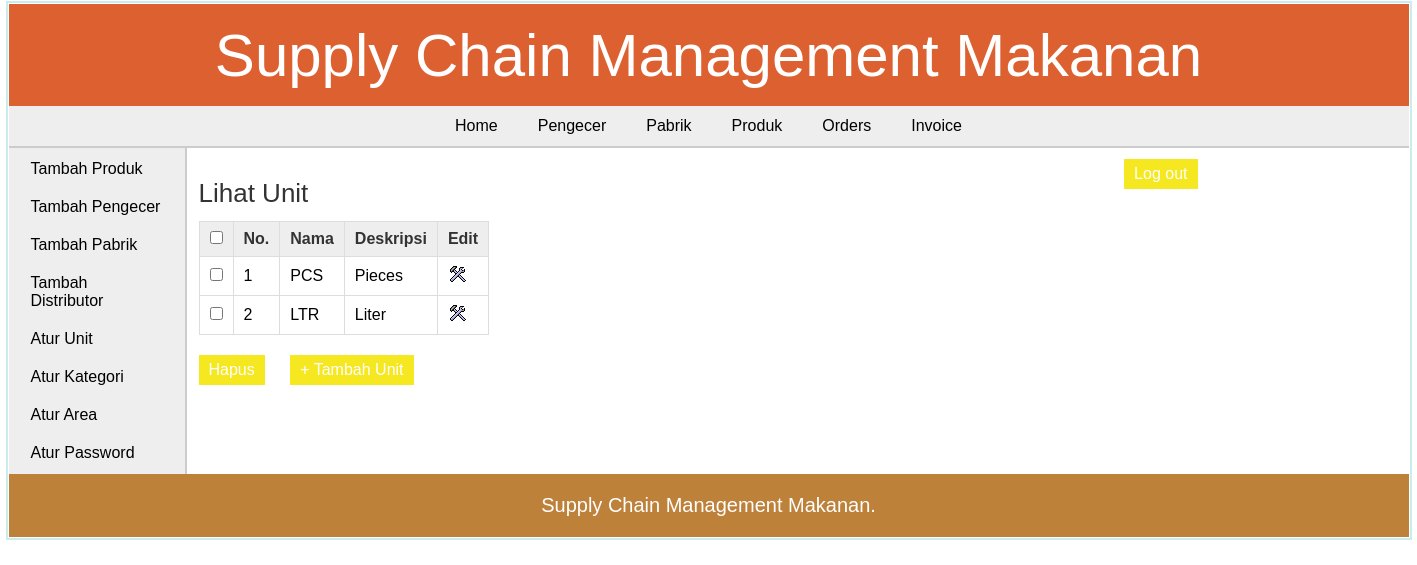
The page /admin/view_unit.php (signed in) on the database its author committed.
### tables this page shows
CREATE TABLE `unit` (
  `id` int(11) NOT NULL,
  `unit_name` varchar(20) NOT NULL,
  `unit_details` text DEFAULT NULL
);

### admin/view_unit.php (the view, shortened to what this page needs)
<?php
	include("../includes/config.php");
	if(isset($_SESSION['admin_login'])) {
		if($_SESSION['admin_login'] == true) {
			$query_selectUnit = "SELECT * FROM unit";
			$result_selectUnit = mysqli_query($con,$query_selectUnit);
		}
		else {
			header('Location:../index.php');
		}
	}
	else {
		header('Location:../index.php');
	}
?>
<!DOCTYPE html>
<html>
<head>
	<link rel="stylesheet" href="../includes/main_style.css" >
</head>
<body>
	<?php
		include("../includes/header.inc.php");
		include("../includes/nav_admin.inc.php");
		include("../includes/aside_admin.inc.php");
	?>
	<section>
		<h1>Lihat Unit</h1>
		<form action="" method="POST" class="form">
		<table class="table_displayData">
			<tr>
				<th> <input type="checkbox" onClick="toggle(this)" /> </th>
				<th>No.</th>
				<th>Nama</th>
				<th>Deskripsi</th>
				<th> Edit </th>
			</tr>
			<?php $i=1; while($row_selectUnit = mysqli_fetch_array($result_selectUnit)) { ?>
			<tr>
				<td> <input type="checkbox" name="chkId[]" value="<?php echo $row_selectUnit['id']; ?>" /> </td>
				<td> <?php echo $i; ?> </td>
				<td> <?php echo $row_selectUnit['unit_name']; ?> </td>
				<td> <?php echo $row_selectUnit['unit_details']; ?> </td>
				<td> <a href="edit_unit.php?id=<?php echo $row_selectUnit['id']; ?>"><img src="../images/edit.png" alt="edit" /></a> </td>
			</tr>
			<?php $i++; } ?>
		</table>
		<input type="submit" value="Hapus" class="submit_button"/>
		<a href="add_unit.php"><input type="button" value="+ Tambah Unit" class="submit_button"/></a>
		</form>
	</section>
	<?php
		include("../includes/footer.inc.php");
	?>
</body>
</html>

### includes/main_style.css (style rules this page uses)
* { font-family: arial,sans-serif; margin:0px; padding:1px; }
body { width:1400px; margin:auto; border:2px solid #cbecec; }
a { text-decoration:none; }
.submit_button { font-size:16px; margin-top:20px; margin-right:20px; padding:6px 10px; background-color:#f5e720; border:none; color:white; }
section { width:1000px; padding:10px; padding-bottom:40px; }
section h1 { margin-bottom:10px; font-weight:normal; color:#333; font-size: 26px; }
table { border-collapse: collapse; }
.table_displayData td, .table_displayData th { border:1px solid #ddd; padding: 8px 10px; text-align: left; }
.table_displayData th { background-color:#eee; color:#333; }

### rows shown on the page
unit: unit_name "PCS", unit_details "Pieces"
unit: unit_name "LTR", unit_details "Liter"
